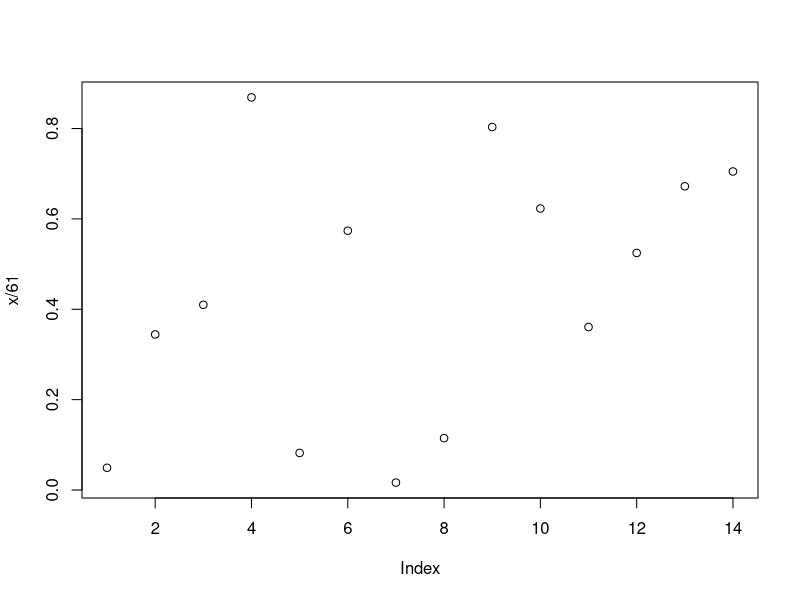
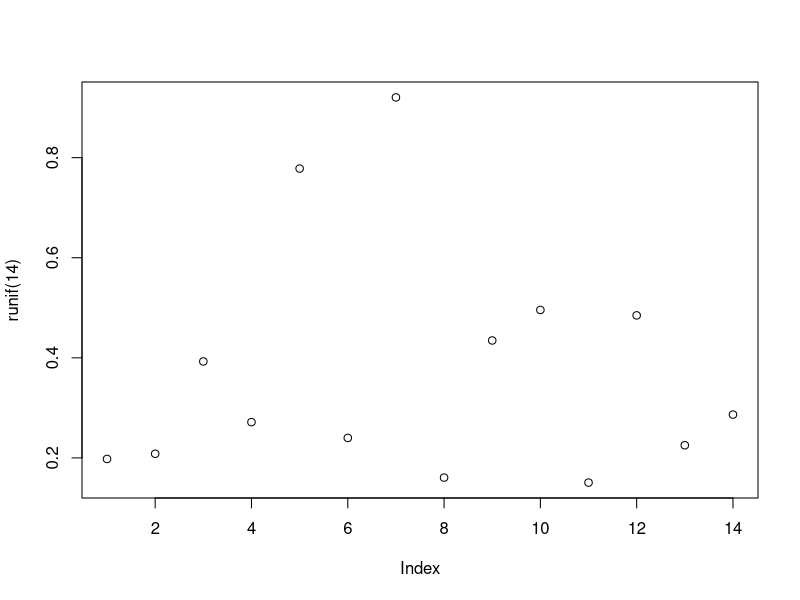
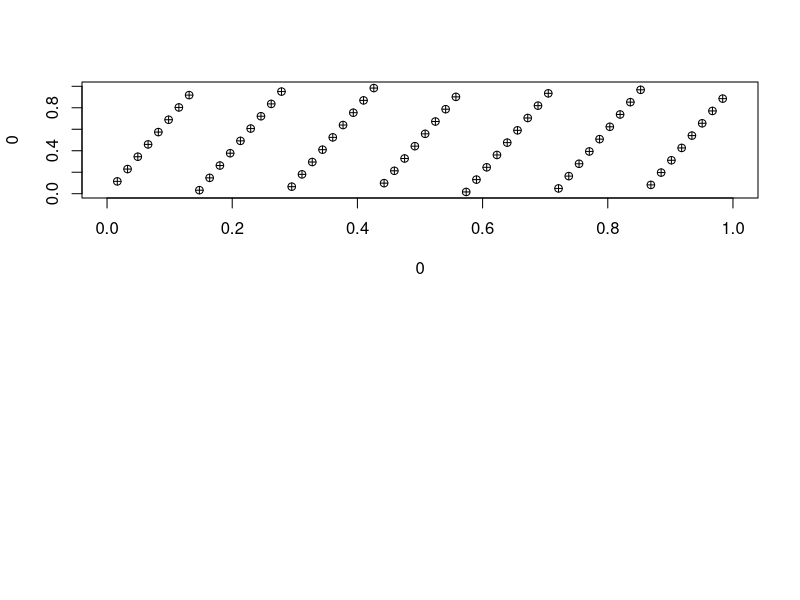

R code for these plots, in order: (Note: this script raises an error after producing the figures.)
#### Simulation Chapter 25
# prime modulus multiplicative linear congruential generator

# with a, m and x0

x = numeric(14) # list must have length(mod) because generator is full period
x[1] = 3 # set as seed
for (i in 2:14) x[i] = (7 * x[i - 1]) %% 61
print(x)
# notice how the list went back to the seed

plot(x/61)
plot(runif(14))


par(mfrow = c(2,1))
x = numeric(60) # list must have length(mod) because generator is full period
x[1] = 3 # set as seed
for (i in 2:60) x[i] = (7 * x[i - 1]) %% 61
u = x/61
plot(0, 0, type = 'n', xlim = c(0,1), ylim = c(0,1))
for (i in 2:60) points(u[i - 1], u[i], pch = 10)
points(u[60], u[1], pch = 10) # plot for pairs of random numbers


u = runif(60)
plot(0, 0, type = 'n', xlim = c(0,1), ylim = c(0.1))
for (i in 2:60) points(u[i - 1], u[i], pch = 10)
points(u[60], u[1], pch = 10)
par(mfrow = c(1,1))


### Monte Carlo for alternating men and women in 5 chairs
nrep = 100000
count = 0
for (i in 1:nrep) {
  x = sample(5)
  if (x[1] * x[3] * x[5] == 15) count = count + 1
} # 15 is from the position of the odd numbers; odd = male
print(count/nrep)


### Monte Carlo simulating the probability of rolling a ten in 3 fair dice
nrep = 1000000
count = 0
for (i in 1:nrep) {
  roll = sample(1:6, 3, replace = T)
  if (sum(roll) == 10) count = count + 1
}
print(count/nrep)



### Urn exercise
set.seed(4)
nrep = 100000
count = 0
for (i in 1:nrep){
urn1 = c(0, 0, 0, 1, 1)
urn2 = c(0, 1, 1, 1)
x = sample(5, 1) # index for urn1 first ball
urn2 = c(urn2, urn1[x]) # transfer ball from urn1 to urn2
y = sample(5, 1) # set y as index of urn 2 ball picked
urn1[x] = urn2[y] # transfer from urn2 to urn1
if (sample(urn1, 1)==1) count = count + 1
}
print(count/nrep)




### calculate 90th percentile between 2 points
nrep = 4000000
x1 = runif(nrep)
x2 = runif(nrep)
y1 = runif(nrep)
y2 = runif(nrep)
d = sqrt((x1 - x2)^2 + (y1 - y2)^2)
sort(d)[0.9 * nrep] # sort results based on the 90th percentile

for (i in 1:20) {
  plot(runif(2), runif(2), pch = 19, xlim = c(0,1), ylim = c(0,1), type = 'o')
  Sys.sleep(1)
}




################################################




### Exercise 25.2
nrep = 100000
count = 0
for (i in 1:nrep){
  roll = sample(1:6, 6, replace = T) # 6 faces, 6 rolls. no replace
  if (roll == sample(c(1, 2, 3, 4, 5, 6))) count = count + 1
}
print(count/nrep)
print(count)
#print(roll) # check the rolls for verification


### Exercise 25.3
nrep = 100000
count = 0
set.seed(4)
for (i in 1:nrep) {
  x = sample(rep(c('x', 'y'), c(40, 10)))
  if(any(head(x, -1) == 'y' & tail(x, -1) == 'y')) count = count + 1
}
print(1 - (count/nrep))


#### 25.4
set.seed(3)
nrep = 500000
count = 0
for (i in 1:nrep) {
  roll = sample(6, 5, replace = T)
  if (sum(roll[1:3])==3 | sum(roll[2:4])==3 | sum(roll[3:5])==3) count = count + 1
}
print(count/nrep)


#### 25.10
nrep = 100000
count = 0
for (i in 1:nrep) {
  x = sample(6, 5, replace = T)
  if (min(x) >= 2) count = count + 1
}
print(count/nrep)


##### 26.2
hist(precip)
n = length(precip)
xbar = mean(precip)
critv = qt(1 - 0.1/2, n - 1)
sdev = sd(precip)
se = sd/sqrt(n)
half = critv * se
xbar + c(-1, 1) * half
